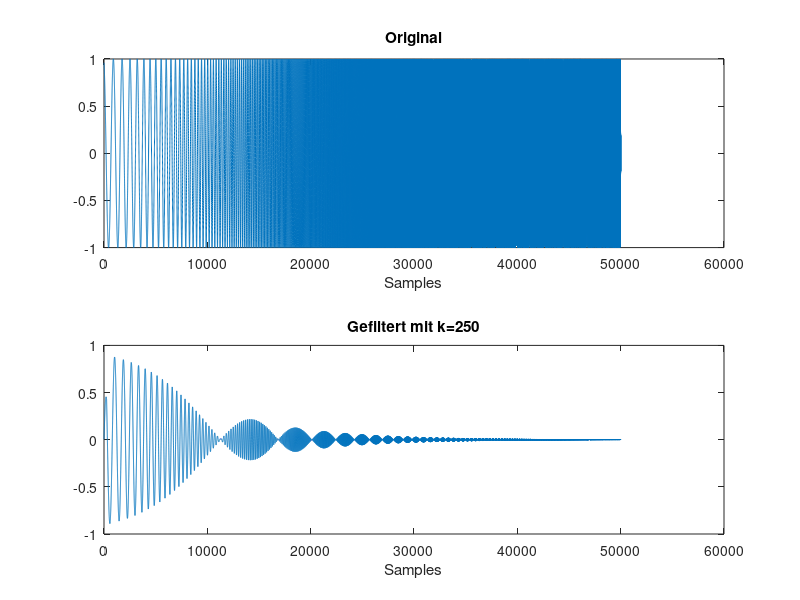

This chart was generated by the following MATLAB code: (Note: this script raises an error after producing the figure.)
%% Aufgabe 2  - Mittelwert ueber ein Chirp-Signal

% Parameter
k = 250

% Chirp Signal erzeugen
% Chirp-Parameter
tStart = 0; fStart = 10;
tStop = 5; fStop = 5000;
FSample = 1e4; TSample = 1 / FSample;
% ----------------------------------------
t = tStart:TSample:tStop;
y_in = chirp(t, fStart, tStop, fStop, 'logarithmic');


% Request memory for filtered signal
y_out = zeros(size(y_in));

% Prepare parameters for filter
a = 1;
b = repmat(1/k, 1, k);
y_out = filter(b, a, y_in);

% Plot signals
subplot(2, 1, 1);
plot(y_in);
title ('Original');
xlabel 'Samples';

subplot(2, 1, 2);
plot(y_out);
title (strcat('Gefiltert mit k=', int2str(k)));
xlabel 'Samples';

% Signale normieren
y_in = normalize(y_in);
y_out = normalize(y_out);

% Ausgabe
sound(y_in, fS);
pause
sound(y_out, fS);

% Zusatzaufgaben
[channels, samples] = size(y_in)
samplerate = FSample